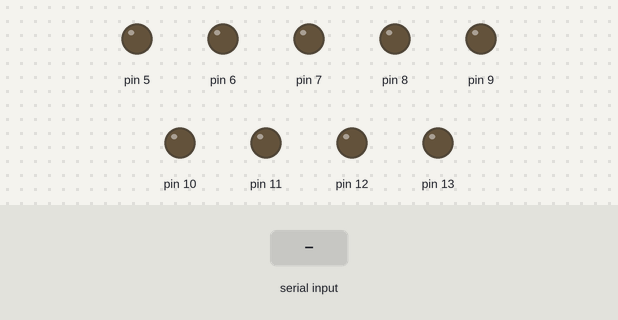
This sketch was run on a simulated Arduino Uno, built with avr-gcc and run on an emulated ATmega328P. Shown: output pins drawn as LEDs (lit = HIGH). Inputs (shaded band) come from the test bench.

Above: at 1.2 s.
1.3 s: "1" received over Serial
At 2.5 s:
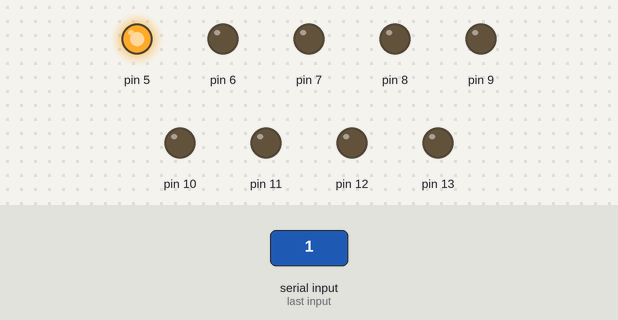
2.8 s: "2" received over Serial
At 3.7 s:
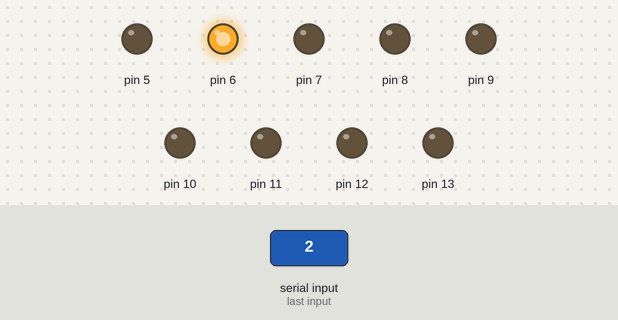
4.3 s: "3" received over Serial
At 4.9 s:
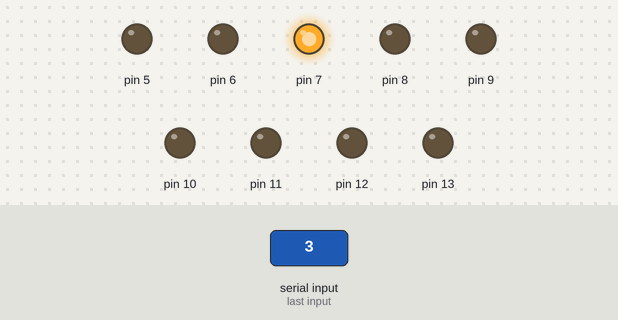
5.8 s: "4" received over Serial
At 7.0 s:
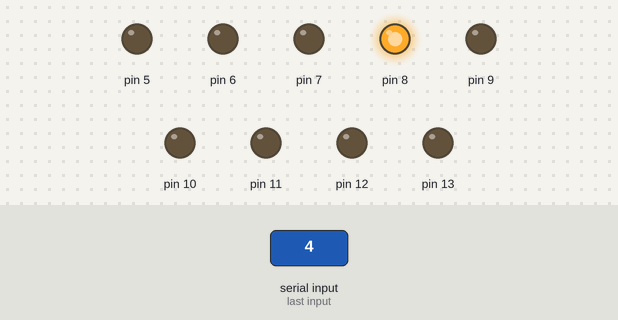
7.3 s: "5" received over Serial
At 8.4 s:
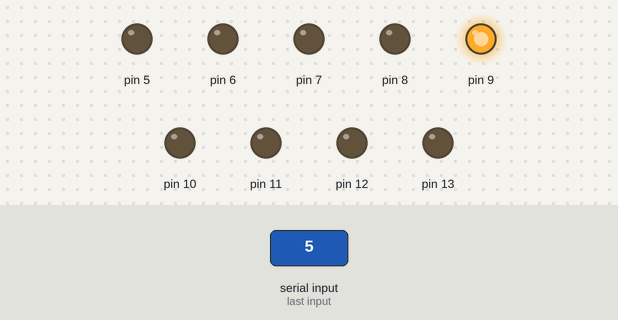
8.8 s: "6" received over Serial
At 9.5 s:
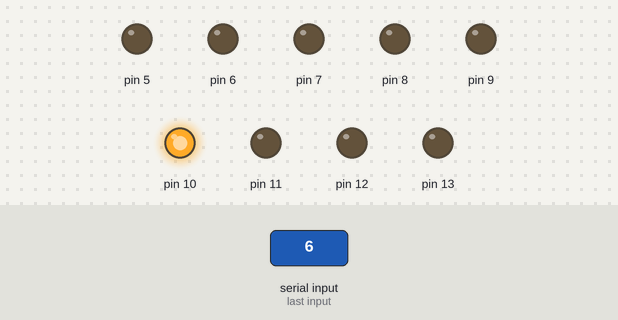
Timing chart, 0 to 11.3 s (numbered marks = the images above; inputs shaded):
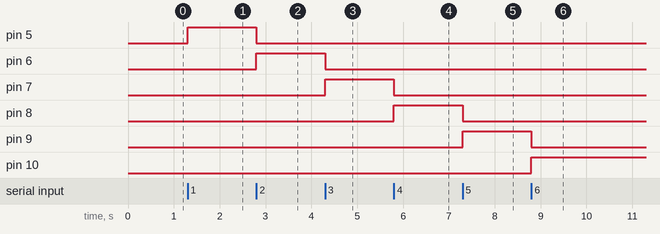

Measured:
- after the input at 1.3 s, pin 5: LOW → HIGH at once
- after the input at 2.8 s, pin 5: HIGH → LOW at once; pin 6: LOW → HIGH at once
- after the input at 4.3 s, pin 6: HIGH → LOW at once; pin 7: LOW → HIGH at once
- after the input at 5.8 s, pin 7: HIGH → LOW at once; pin 8: LOW → HIGH at once
- after the input at 7.3 s, pin 8: HIGH → LOW at once; pin 9: LOW → HIGH at once
- after the input at 8.8 s, pin 9: HIGH → LOW at once; pin 10: LOW → HIGH at once

The sketch:

arduino_kodlari.ino
```cpp
void setup() {
  Serial.begin(9600);
  pinMode(5,OUTPUT);
  pinMode(6,OUTPUT);
  pinMode(7,OUTPUT);
  pinMode(8,OUTPUT);
  pinMode(9,OUTPUT);
  pinMode(10,OUTPUT);
  pinMode(11,OUTPUT);
  pinMode(12,OUTPUT);
  pinMode(13,OUTPUT);

}

void loop() {
  if(Serial.available()){
    int incideger=Serial.read();
    if(incideger=='1')
    {
      digitalWrite(5,HIGH);
      digitalWrite(6,LOW);
      digitalWrite(7,LOW);
      digitalWrite(8,LOW);
      digitalWrite(9,LOW);
      digitalWrite(10,LOW);
      digitalWrite(11,LOW);
      digitalWrite(12,LOW);
      digitalWrite(13,LOW);
    }
    if(incideger=='2')
    {
      digitalWrite(5,LOW);
      digitalWrite(6,HIGH);
      digitalWrite(7,LOW);
      digitalWrite(8,LOW);
      digitalWrite(9,LOW);
      digitalWrite(10,LOW);
      digitalWrite(11,LOW);
      digitalWrite(12,LOW);
      digitalWrite(13,LOW);
      }
      if(incideger=='3')
      {
        digitalWrite(5,LOW);
        digitalWrite(6,LOW);
        digitalWrite(7,HIGH);
        digitalWrite(8,LOW);
        digitalWrite(9,LOW);
        digitalWrite(10,LOW);
        digitalWrite(11,LOW);
        digitalWrite(12,LOW);
        digitalWrite(13,LOW);
        }
        if(incideger=='4')
        {
          digitalWrite(5,LOW);
          digitalWrite(6,LOW);
          digitalWrite(7,LOW);
          digitalWrite(8,HIGH);
          digitalWrite(9,LOW);
          digitalWrite(10,LOW);
          digitalWrite(11,LOW);
          digitalWrite(12,LOW);
          digitalWrite(13,LOW);
          }
          if(incideger=='5')
          {
          digitalWrite(5,LOW);
          digitalWrite(6,LOW);
          digitalWrite(7,LOW);
          digitalWrite(8,LOW);
          digitalWrite(9,HIGH);
          digitalWrite(10,LOW);
          digitalWrite(11,LOW);
          digitalWrite(12,LOW);
          digitalWrite(13,LOW);
            }
            if(incideger=='6')
            {
          digitalWrite(5,LOW);
          digitalWrite(6,LOW);
          digitalWrite(7,LOW);
          digitalWrite(8,LOW);
          digitalWrite(9,LOW);
          digitalWrite(10,HIGH);
          digitalWrite(11,LOW);
          digitalWrite(12,LOW);
          digitalWrite(13,LOW);
              }
              if(incideger=='7')
              {
          digitalWrite(5,LOW);
          digitalWrite(6,LOW);
          digitalWrite(7,LOW);
          digitalWrite(8,LOW);
          digitalWrite(9,LOW);
          digitalWrite(10,LOW);
          digitalWrite(11,HIGH);
          digitalWrite(12,LOW);
          digitalWrite(13,LOW);
              }
              if(incideger=='8')
              {
          digitalWrite(5,LOW);
          digitalWrite(6,LOW);
          digitalWrite(7,LOW);
          digitalWrite(8,LOW);
          digitalWrite(9,LOW);
          digitalWrite(10,LOW);
          digitalWrite(11,LOW);
          digitalWrite(12,HIGH);
          digitalWrite(13,LOW);
              }
              if(incideger=='9')
              {
          digitalWrite(5,LOW);
          digitalWrite(6,LOW);
          digitalWrite(7,LOW);
          digitalWrite(8,LOW);
          digitalWrite(9,LOW);
          digitalWrite(10,LOW);
          digitalWrite(11,LOW);
          digitalWrite(12,LOW);
          digitalWrite(13,HIGH);
              }
              if(incideger=='0')
              {
                digitalWrite(5,LOW);
                digitalWrite(6,LOW);
                digitalWrite(7,LOW);
                digitalWrite(8,LOW);
                digitalWrite(9,LOW);
                digitalWrite(10,LOW);
                digitalWrite(11,LOW);
                digitalWrite(12,LOW);
                digitalWrite(13,LOW);
               }
            }
  }
```
